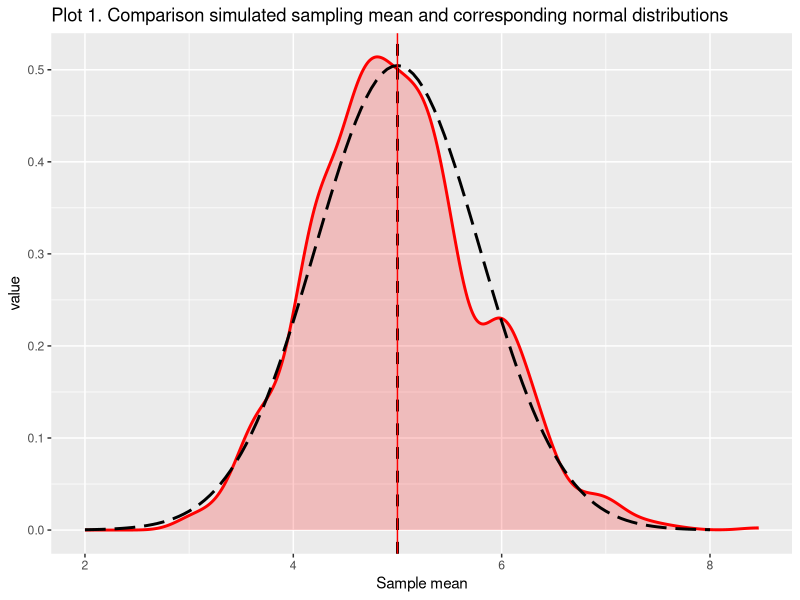
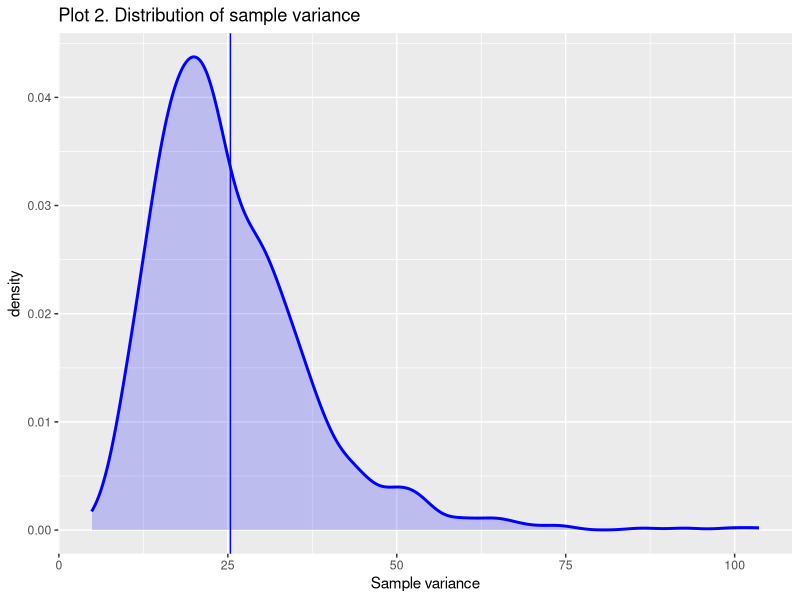
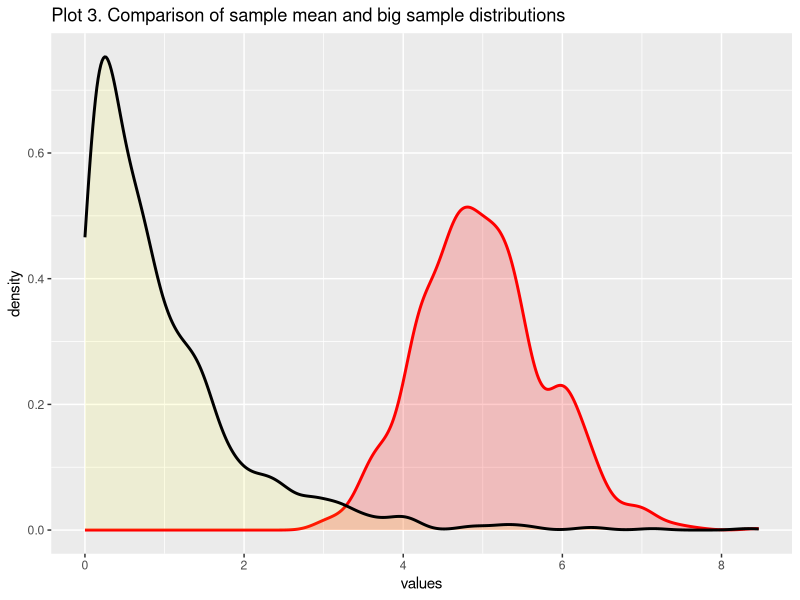

These charts were generated, in order, by the following R code:
## ---- chunk 1
knitr::opts_chunk$set(echo = TRUE)
## ---- chunk 2
library(ggplot2)
library(tibble)
set.seed(100)
## ---- chunk 3
exp_distr = list(
  lambda = 0.2,
  mean = 1/0.2,
  sd = 1/0.2,
  var = (1/0.2)^2,
  se_expected = (1/0.2)/sqrt(40)    # expected standard error of the sample mean,
)                                   # estimated for sample size 40
## ---- chunk 4
sim_matrix <- matrix (rexp(1000*40, 0.2), ncol = 40)
sim_means <- apply(sim_matrix, 1, mean)    # means for each of 1000 simulations
sim_var <- apply(sim_matrix, 1, var)       # variances for each of 1000 simulations
sim_df <- tibble(mean = sim_means, var = sim_var)

sim_se <- sd(sim_means)                    # sample standard error of the mean
sample_mean <- mean(sim_means)             # mean of the sampling mean distribution
sample_var <- mean(sim_var)                # mean of the sampling variance distribution
## ---- chunk 5
random_exp <- tibble(random1000 = rexp(1000))
normal_scale <- seq(2, 8, 0.05)
normal_value <- sapply(normal_scale, dnorm, exp_distr$mean, exp_distr$se_expected)
normal_df <- tibble(scale = normal_scale, value = normal_value)
## ---- chunk 6
c("theoretical mean", exp_distr$mean)
c("sample mean", sample_mean)
c("relative difference", (exp_distr$mean - sample_mean) / exp_distr$mean)
## ---- chunk 7
c("theoretical standart error", exp_distr$se_expected)
c("sample standart error", sim_se)
c("relative difference", (exp_distr$se_expected - sim_se) / exp_distr$se_expected)
## ---- chunk 8
g1 <- ggplot() + 
  geom_density(data = sim_df, mapping = aes(x = mean), colour = "red", fill = "red",
               alpha = 0.2, size = 1) +
  geom_line(data = normal_df, mapping = aes(x = scale, y = value), colour = "black",
            linetype = 5, size = 1) +
  geom_vline(aes(xintercept = exp_distr$mean), linetype = 2, size = 1) +
  geom_vline(aes(xintercept = sample_mean), linetype = 1, size = 0.5,colour = "red") +
  labs(x = "Sample mean",
       title = "Plot 1. Comparison simulated sampling mean and corresponding normal distributions")
## ---- chunk 9
c("theoretical variance", exp_distr$var)
c("sample variance", sample_var)
c("relative difference", (exp_distr$var - sample_var) / exp_distr$var)
## ---- chunk 10
g2 <- ggplot() + 
  geom_density(data = sim_df, mapping = aes(x = var), colour = "blue", fill = "blue",
               alpha = 0.2, size = 1) +
  geom_vline(aes(xintercept = sample_var), linetype = 1, size = 0.5,colour = "blue") +
  labs(x = "Sample variance", title = "Plot 2. Distribution of sample variance")
## ---- chunk 11
g3 <- ggplot() + 
  geom_density(data = sim_df, mapping = aes(x = mean), colour = "red", fill = "red",
               alpha = 0.2, size = 1) +
  geom_density(data = random_exp, mapping = aes(x = random1000), fill = "yellow",
               alpha = 0.1, size = 1) +
  labs(x = "values", 
       title = "Plot 3. Comparison of sample mean and big sample distributions")
## ---- chunk 12
print(g1)
print(g2)
print(g3)
